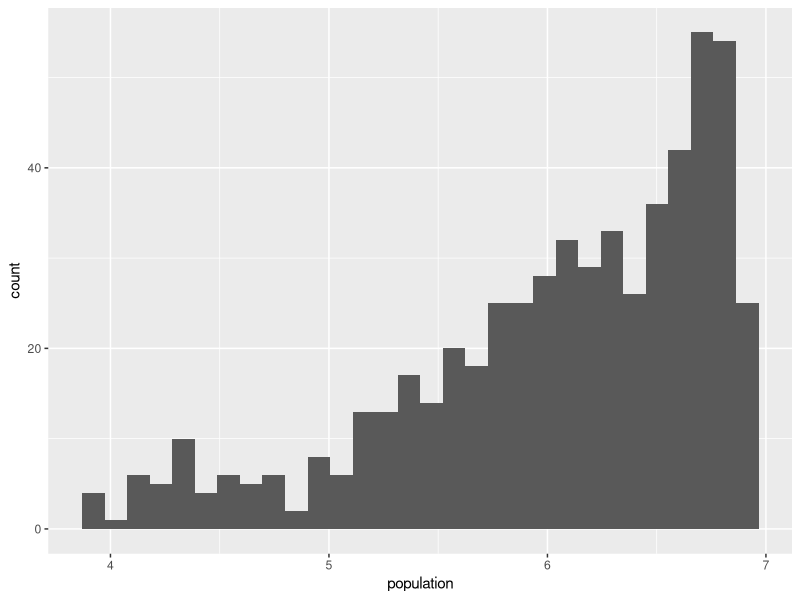
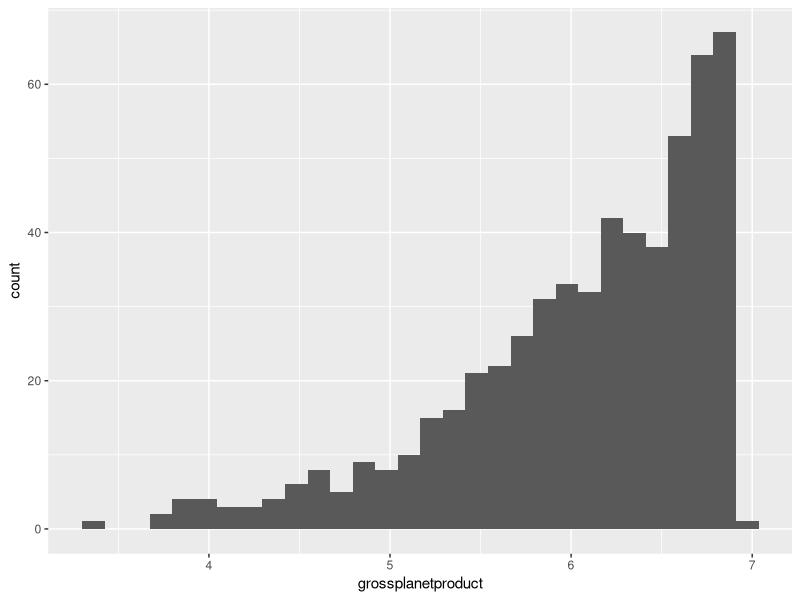

The R source for these figures, in order: (Note: this script raises an error after producing the figures.)
## ---- chunk 1
knitr::opts_chunk$set(echo = T,eval=T, tidy=T, tidy.opts = list(width.cutoff=60))
library(tidyverse)
## ---- chunk 2
dfA <- read.csv("PlanetA.csv")
dfB <- read.csv("PlanetB.csv")
logit1 <- glm(formula = stayedA ~ population + grossplanetproduct + season, family = "binomial", data = dfA)
summary(logit1)
## ---- chunk 3
dfA["population"] <- log(dfA["population"])
dfA["grossplanetproduct"] <- log(dfA["grossplanetproduct"])
## ---- chunk 4
q <- ggplot(dfA)
q + geom_histogram(aes(x = population))
## ---- chunk 5
q + geom_histogram(aes(x = grossplanetproduct))
## ---- chunk 6
logit2 <- glm(formula = stayedA ~ population + grossplanetproduct + season, family = "binomial", data = dfA)
summary(logit2)
## ---- chunk 7
logitB1 <- glm(formula = stayedB ~ population + grossplanetproduct + season, family = "binomial", data = dfB)
summary(logitB1)
## ---- chunk 8
dfB["population"] <- log(dfB["population"])
dfB["grossplanetproduct"] <- log(dfB["grossplanetproduct"])
## ---- chunk 9
Planet_A <- read.csv("PlanetA.csv")
model_A_pp_data = expand.grid(population=seq(0, max(Planet_A$population)), season = as.factor(Planet_A$season))
model_A_pp_data$predict = predict(model_A_pp, model_A_pp_data, type="response")
ggplot(model_A_pp_data, aes(x= population, y=predict, color=factor(season), group=season)) +
  geom_line()+
  ylim(0,1)+
  labs(x="Population", y="Occurence of stay in A")+
  scale_color_discrete(name = "Season", labels = c("Hot", "Cold"))
## ---- chunk 10
rm(list = ls())
dfA <- read.csv("PlanetA.csv")
logitA1 <- glm(formula = stayedA ~ log(population) + season, family = "binomial", data = dfA)
summary(logitA1)
## ---- chunk 11
predict(logitA1, newdata = data.frame(population = log(72.30), season = "hot"), interval = "prediction", level = 0.9)
## ---- chunk 12
predict(logitA1, newdata = data.frame(population = log(41.87), season = "cold"), interval = "prediction", level = 0.9)
